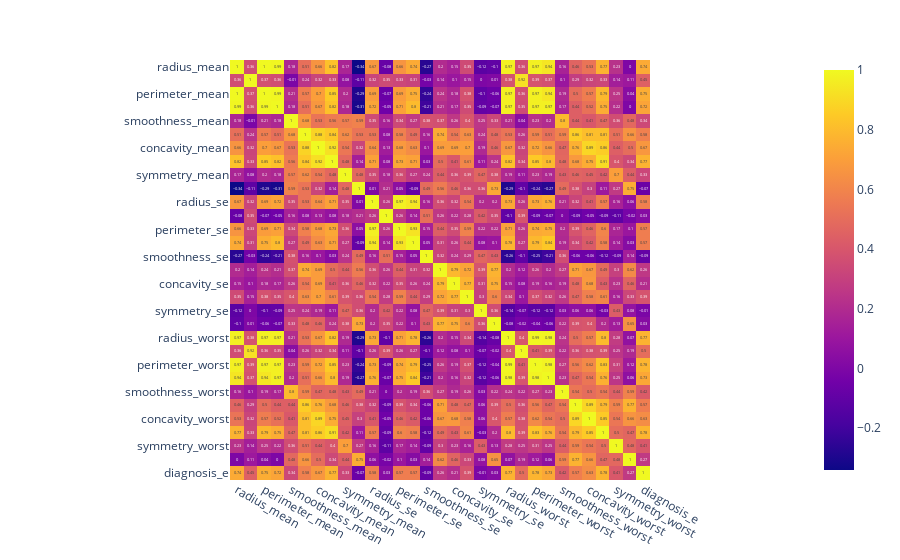

The code cell stored with this chart in its notebook:
### Markdown cell above
Now **B** -> `0` and **M** -> `1`

### Code cell
corr = X_raw.select_dtypes(include=['float64', 'int64']).corr().round(2)
px.imshow(corr, text_auto=True).show()

### Figure 1 — Plotly figure (JSON) as saved in the notebook; plotly's stock layout.template omitted (floating-point values rounded to 4 significant figures; data arrays with more than 128 entries replaced by an {"elided": "..."} marker saying what was removed)
{"data": [{"coloraxis": "coloraxis", "hovertemplate": "x: %{x}<br>y: %{y}<br>color: %{z}<extra></extra>", "name": "0", "texttemplate": "%{z}", "type": "heatmap", "x": ["radius_mean", "texture_mean", "perimeter_mean", "area_mean", "smoothness_mean", "compactness_mean", "concavity_mean", "concave points_mean", "symmetry_mean", "fractal_dimension_mean", "radius_se", "texture_se", "perimeter_se", "area_se", "smoothness_se", "compactness_se", "concavity_se", "concave points_se", "symmetry_se", "fractal_dimension_se", "radius_worst", "texture_worst", "perimeter_worst", "area_worst", "smoothness_worst", "compactness_worst", "concavity_worst", "concave points_worst", "symmetry_worst", "fractal_dimension_worst", "diagnosis_e"], "xaxis": "x", "y": ["radius_mean", "texture_mean", "perimeter_mean", "area_mean", "smoothness_mean", "compactness_mean", "concavity_mean", "concave points_mean", "symmetry_mean", "fractal_dimension_mean", "radius_se", "texture_se", "perimeter_se", "area_se", "smoothness_se", "compactness_se", "concavity_se", "concave points_se", "symmetry_se", "fractal_dimension_se", "radius_worst", "texture_worst", "perimeter_worst", "area_worst", "smoothness_worst", "compactness_worst", "concavity_worst", "concave points_worst", "symmetry_worst", "fractal_dimension_worst", "diagnosis_e"], "yaxis": "y", "z": {"elided": "31x31 float values"}}], "layout": {"coloraxis": {"colorscale": [[0, "#0d0887"], [0.1111, "#46039f"], [0.2222, "#7201a8"], [0.3333, "#9c179e"], [0.4444, "#bd3786"], [0.5556, "#d8576b"], [0.6667, "#ed7953"], [0.7778, "#fb9f3a"], [0.8889, "#fdca26"], [1, "#f0f921"]]}, "margin": {"t": 60}, "xaxis": {"anchor": "y", "constrain": "domain", "domain": [0, 1], "scaleanchor": "y"}, "yaxis": {"anchor": "x", "autorange": "reversed", "constrain": "domain", "domain": [0, 1]}}}
